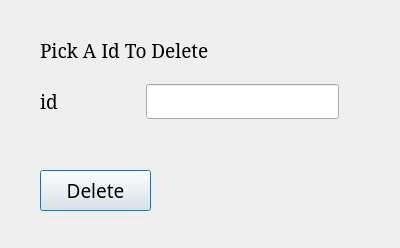
<?xml version="1.0" encoding="UTF-8"?>
<ui version="4.0">
 <class>Delete</class>
 <widget class="QDialog" name="Delete">
  <property name="geometry">
   <rect>
    <x>0</x>
    <y>0</y>
    <width>400</width>
    <height>248</height>
   </rect>
  </property>
  <property name="windowTitle">
   <string>Dialog</string>
  </property>
  <widget class="QWidget" name="layoutWidget">
   <property name="geometry">
    <rect>
     <x>40</x>
     <y>80</y>
     <width>299</width>
     <height>43</height>
    </rect>
   </property>
   <layout class="QHBoxLayout" name="horizontalLayout">
    <item>
     <widget class="QLabel" name="label">
      <property name="font">
       <font>
        <family>Constantia</family>
        <pointsize>14</pointsize>
       </font>
      </property>
      <property name="text">
       <string>id</string>
      </property>
     </widget>
    </item>
    <item>
     <spacer name="horizontalSpacer">
      <property name="orientation">
       <enum>Qt::Horizontal</enum>
      </property>
      <property name="sizeHint" stdset="0">
       <size>
        <width>40</width>
        <height>20</height>
       </size>
      </property>
     </spacer>
    </item>
    <item>
     <widget class="QLineEdit" name="lineEdit">
      <property name="enabled">
       <bool>true</bool>
      </property>
      <property name="font">
       <font>
        <family>Constantia</family>
        <pointsize>14</pointsize>
       </font>
      </property>
     </widget>
    </item>
   </layout>
  </widget>
  <widget class="QLabel" name="label_2">
   <property name="geometry">
    <rect>
     <x>40</x>
     <y>30</y>
     <width>291</width>
     <height>41</height>
    </rect>
   </property>
   <property name="font">
    <font>
     <family>Constantia</family>
     <pointsize>14</pointsize>
    </font>
   </property>
   <property name="text">
    <string>Pick A Id To Delete </string>
   </property>
  </widget>
  <widget class="QPushButton" name="pushButton_2">
   <property name="geometry">
    <rect>
     <x>40</x>
     <y>170</y>
     <width>111</width>
     <height>41</height>
    </rect>
   </property>
   <property name="font">
    <font>
     <family>Mongolian Baiti</family>
     <pointsize>14</pointsize>
    </font>
   </property>
   <property name="text">
    <string>Delete</string>
   </property>
  </widget>
 </widget>
 <resources/>
 <connections/>
</ui>
